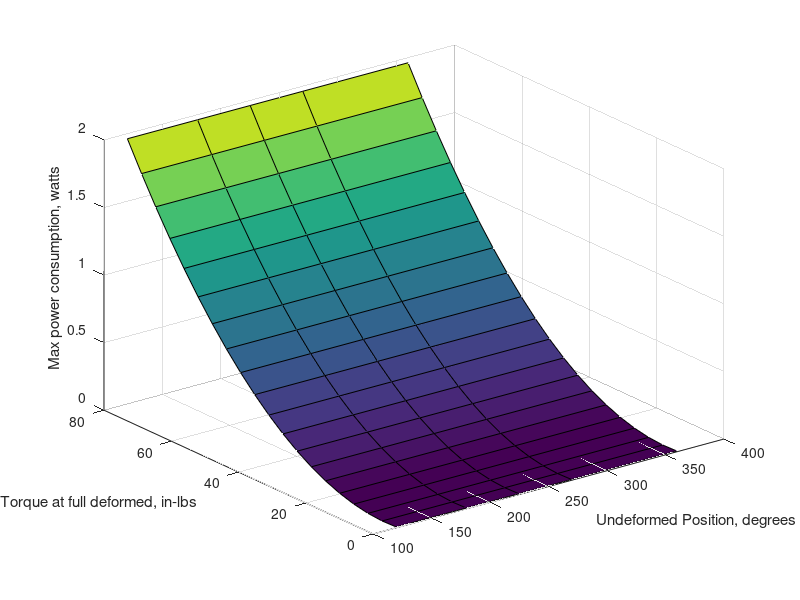

Write the MATLAB code that produced this figure. (Note: this script raises an error after producing the figure.)
% status feb 6 1am: currently, the min and max power is off. Trying
% different spring sizes from mcm carr, aiming roughly for ~1W power draw.
% Trying to maximize lifting ability for other hardware, like dust cover. 

%mechsys dynamics
close all
g = 1.62; %m/s2, gravity on moon/earth
m = 1.65; %kg, antenna mass

L = 0.290; %m, antenna length
realI = 1/3.*m.*L.^2; %kg m2, moment of inertia
T_in = linspace(0.1, 80, 20);
theta0_in = [360, 270, 225, 180, 120] * pi/180;
[T, theta0] = meshgrid(T_in, theta0_in); %undeformed spring angle, in radians; max spring load in in-lbs. These are values provided by mcmc

%find spring constant in Nm/rad for calculations
K = T*0.11298482933333./theta0;

% earthMass = m * g/9.81;
% earthI = 1/3*earthMass*L.^2;
% requiredI = realI - earthI;
% requiredMass = m - earthMass;
% inertialD = 0.025;
% rho = 7800;
% steelLen = 2*requiredI./(pi*(inertialD/2).^4.*rho);

BW = sqrt(K./realI);

% motor characteristics
% not looking at any dynamics, just the "stall torque" and current required
% to hold a given spring at fully retracted. 

V = 12; %volts, motor voltage
%K_motor = (0.700 - 0.300)/(0.5 - 0.25); % Nm/A, motor torque constant, from interpolation on datasheet
T_max = 0.8; % Nm, based on stall torque in datasheet.
I_max = 0.6; % A, based on stall current in datasheet
pulley_radius = 0.007; % mm, pulley radius
tension_min = (theta0 - pi/2).*K./(L/2*sin(pi/4)); %N, min cable tension, at top, but not perpendicular to plane. No gravity torque 
tension_max = ((theta0).*K - m.*g.*L/2)./(L/2); %N, max cable tension, at bottom, supported by gravity. simulink
motor_torque_max = tension_max*pulley_radius; % Nm, torque required to hold antenna full closed
motor_torque_min = tension_min*pulley_radius;
motor_current_max = motor_torque_max/T_max*I_max; % Amps, current required to hold antenna fully closed. Assumes that it will be proportional to ratio between required torque and stall torque at 12V. 
motor_current_min = motor_torque_min/T_max*I_max;
motor_power_max = V.*(motor_current_max./I_max).*motor_current_max; % W, power draw to hold position. Same as above, voltage scales down by proportion of required current and max current.
motor_power_min = V.*(motor_current_max./I_max).*motor_current_min;
if max(motor_current_max./I_max) > 1
    print("One configuration exceeds motor performance");
end

%% Find excess lifiting ability
% assume that lifted mass of cover increases linearly with elevation angle
% the cover will lift up off the ground at a constant rate with repsect to
% the arc length of the swinging edge of the antenna. I will account for
% this with the antenna mass + theta (0 to 90) * max dust cover mass 
%
% see page 130 of sam's logbook
% 
% basically, I've solved the torque balance between the spring torque
% (unstretched angle - elevation angle)*K; the gravity torque on the
% antenna (m*g*L/2*cos(theta); and the weight of the cover. 
% 
% The weight of the cover is modeled as "second winch line" whose tension increases as
% more of it is lifted off the ground. It connects to the edge of the
% antenna, creating a lever arm with length L. As the antenna elevates, 
% more dust cover lifts off the ground, but the angle decreases. The length
% is assumed to be the arc length swept out by the edge of the antenna.
% 
% This final term is W_cover/(pi*L/2)*sin(pi - theta/2)*L*(L/2*theta)
%                   {______} {______} {_______________}{_}{_________}
%                       ^       ^              ^        ^       ^
%               Total Weight    |              |        |       |
%                     total arc length         |        |       |
%                           Contact angle on antenna    |       |
%                                                   Lever Arm   |
%                                                         Arc length @
%                                                         elevation
% Equate everything and solve for W_cover, which is below.

theta = linspace(0, pi/2, 16);
max_dust_weight = zeros(size(K, 1), size(K, 2), length(theta));
danger_disturbance = (theta0 - pi/2).*K;
slack_shock = danger_disturbance*(2*realI-L^2)/(realI*m*L); % m/s^2, shock perpendicular to antenna req'd to cause slack in line. page 136 of sam's logbook. might be wrong.


for i = 1:length(theta)    
    max_dust_weight(:,:,i) = ((theta0 - theta(i)).*K- m*g*L/2.*cos(theta(i)))*pi/2*L./(sin(pi/2-theta(i)/2)*L^2/2*theta(i));
end
%% Plot stuff
% first plot shows the maximum power consumption for different spring
% consumptions. This is the power consumption to fully compress the spring,
% which is the point of maximum winch tension. This analysis ignore the
% weight of the dust cover. 
s = surf(theta0*180/pi, T, motor_power_max);
xlabel("Undeformed Position, degrees");
ylabel("Torque at full deformed, in-lbs");
zlabel("Max power consumption, watts");
s.EdgeColor = 'none';
figure;
% second plot shows the bandwidth for each spring combination, a simple
% root(K/M) for a torsional setup. A higher bandwidth is better
% Feb 11, 2021: Actually not accurate due to preload in string, omitting
% from output.
% s = surf(theta0*180/pi, T, BW);
% xlabel("Undeformed Position, degrees");
% ylabel("Torque at full deformed, in-lbs");
% zlabel("Mechanical Bandwidth, Hertz");
% s.EdgeColor = 'none';

% the third set of plots shows maximum dust cover weight for each spring
% combination at different elevation angles. Only the 90 degree/vertical
% plot is technically needed, since it offers the most conservative
% estimate for the current parameters. However, I imagine if the geometry
% of the problem changed, or we modeled torque required to lift the dust
% cover differently, you may end up with a different elevation angle being
% the "worst" case. Best to keep the subplots.
% The more dust cover you can lift, the better.

figure;
for i = 1:length(theta)
    subplot(length(theta)/4, length(theta)/4, i)
    s = surf(theta0*180/pi, T, max_dust_weight(:,:,i));
    xlabel("Undeformed Position, degrees");
    ylabel("Torque at full deformed, in-lbs");
    zlabel("Max weight of dust cover, kg");
    title("Elevation angle = " + theta(i)*180/pi + " degrees")
    s.EdgeColor = 'none';
end

% fouth plot shows "danger disturbance torque" which causes cable to lose
% tension. Causes vibrations, potential tangling. Also shows acceleration
% of rover body req'd to cause loss of tension. 

figure;
s = surf(theta0*180/pi, T, danger_disturbance);
hold on
xlabel("Undeformed Position, degrees");
ylabel("Torque at full deformed, in-lbs");
zlabel("Disturbance torque (Nm), Disturbance Shock (m/s^2)");
title("Disturbance torque causing slack in line")
s.EdgeColor = 'none';
s = surf(theta0*180/pi, T, slack_shock);
legend(["Disturbance torque", "Rover Body Shock (edges)"]);

%% 
% fifth plot shows power consumption and disturbance withstance over all
% elevation angles for chosen spring

theta0 = 270*pi/180;
K = 22.5*2*0.11298482933333./theta0;
tension = (theta0 - theta).*K./(L/2*sin(pi/2-theta/2)); %N, min cable tension, at top, but not perpendicular to plane. No gravity torque 
motor_torque = tension*pulley_radius; % Nm, torque required to hold antenna full closed
motor_current = motor_torque/T_max*I_max; % Amps, current required to hold antenna fully closed. Assumes that it will be proportional to ratio between required torque and stall torque at 12V. 
motor_power = V.*(motor_current./I_max).*motor_current; % W, power draw to hold position. Same as above, voltage scales down by proportion of required current and max current.
spring_torque = (theta0 - theta).*K;
gravity_torque = m*g*L/2*sin(theta);

figure; 
hold on
yyaxis left;
plot(theta*180/pi, motor_power);
ylabel("Power Consumption (W)");
yyaxis right;
plot(theta*180/pi, spring_torque, theta*180/pi, gravity_torque);
xlabel("Elevation Angle (degrees)");
ylabel("Spring Torque (Nm");
legend(["Power Consumption" ,"Spring Torque", "Gravity Countertorque"]);
title(["Spring hinge performance for \theta_0 = 270" + char(176)+ ", \tau_m_a_x = 45 in-lb"])